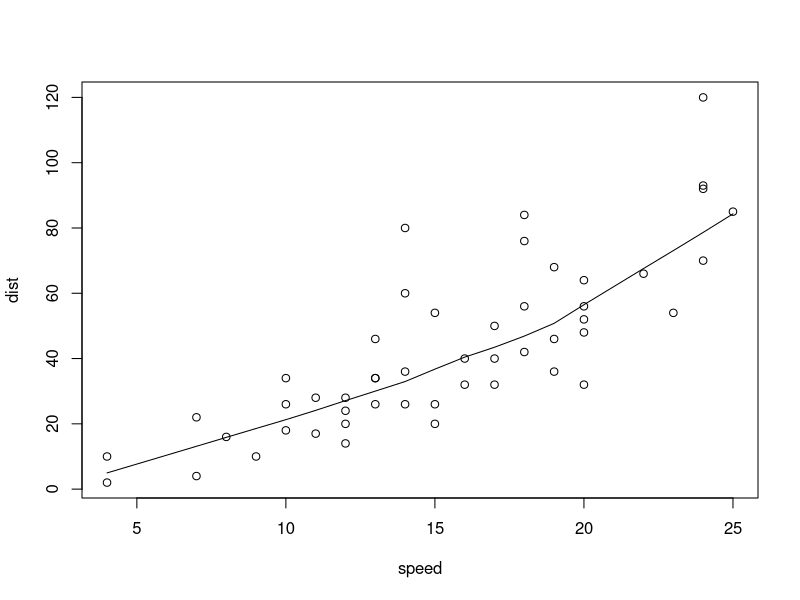
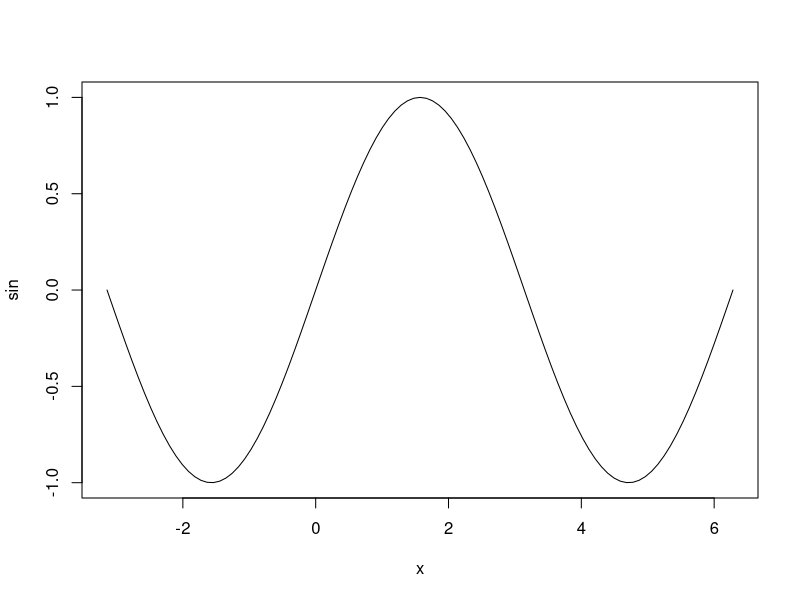
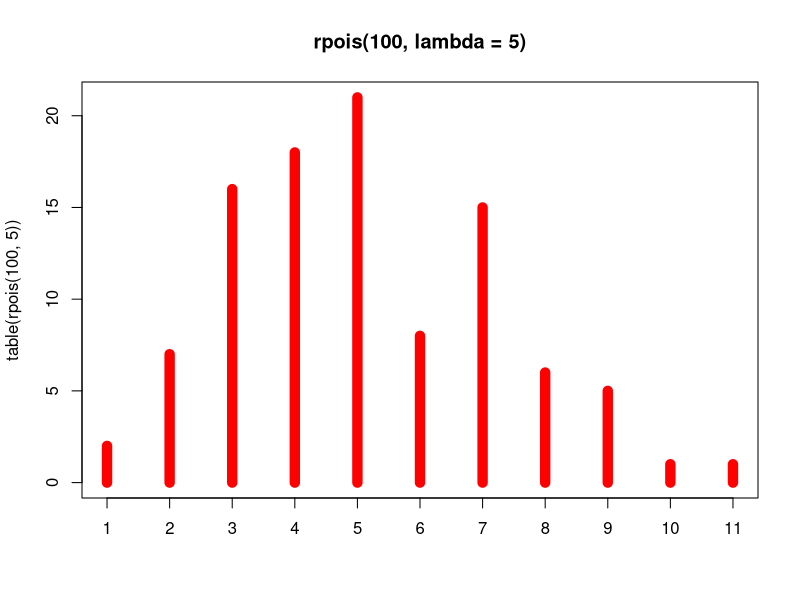
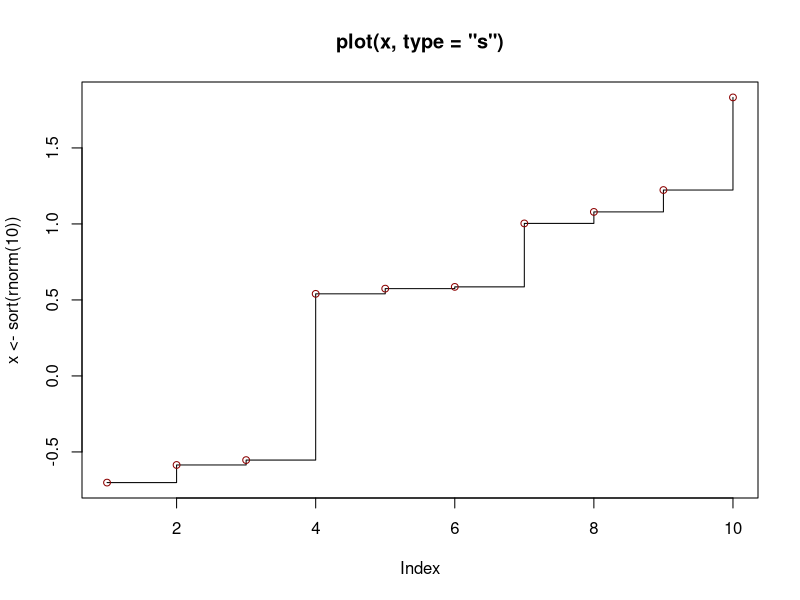
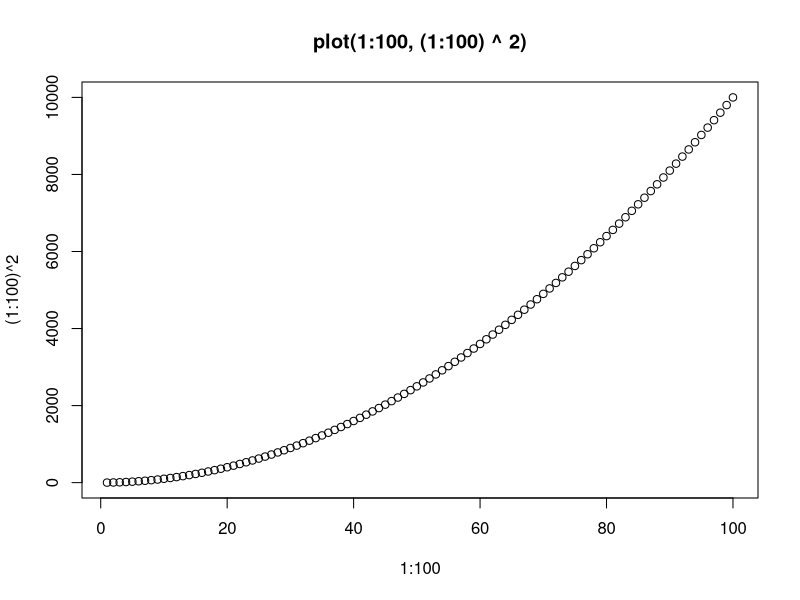
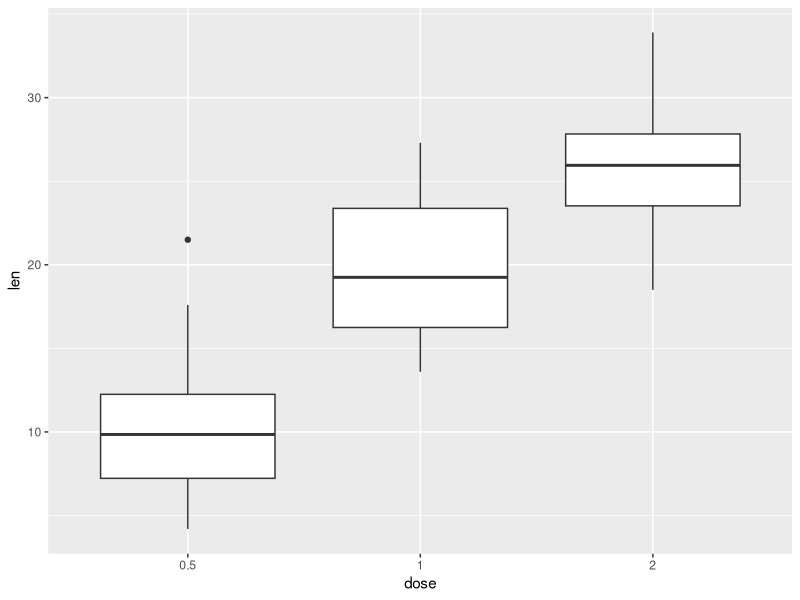
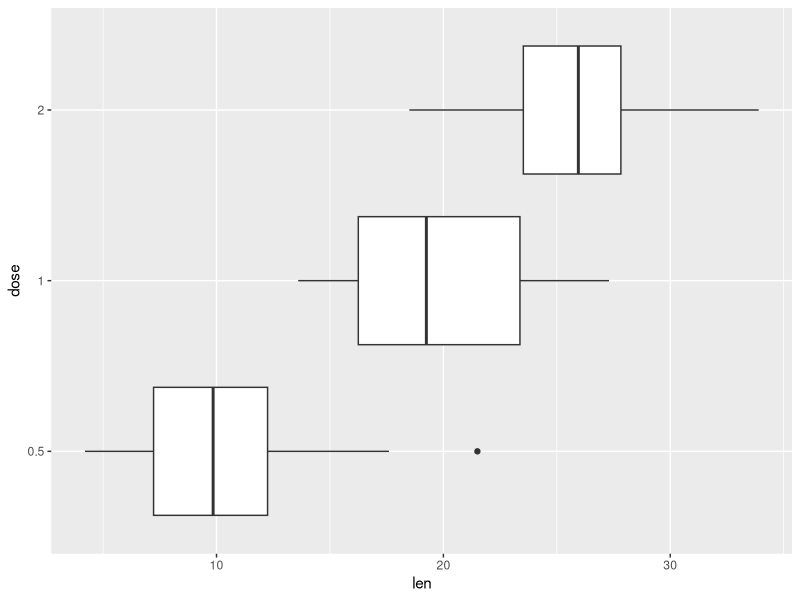
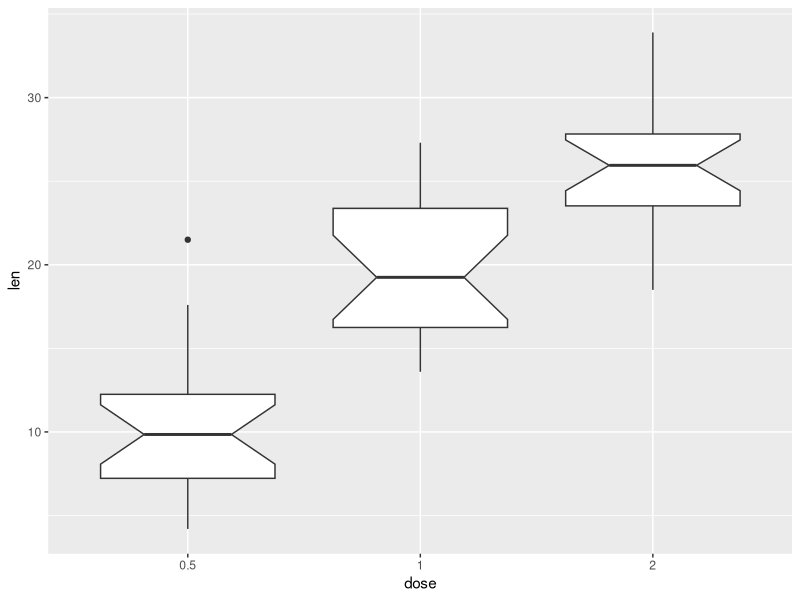

Write R code to recreate these figures, in order. (Note: this script raises an error after producing the figures.)
### plot

# NOT RUN {

require(stats) # for lowess, rpois, rnorm

plot(cars)
str(cars)
lines(lowess(cars))

plot(sin, -pi, 2*pi) # see ?plot.function

## Discrete Distribution Plot:

plot(table(rpois(100, 5)), type = "h", col = "red", lwd = 10,
     main = "rpois(100, lambda = 5)")

## Simple quantiles/ECDF, see ecdf() {library(stats)} for a better one:

plot(x <- sort(rnorm(10)), type = "s", main = "plot(x, type = \"s\")")

points(x, cex = .9, col = "dark red")

##

plot(1:100, (1:100) ^ 2, main = "plot(1:100, (1:100) ^ 2)")

## box plot 

library(ggplot2)

ToothGrowth$dose <- as.factor(ToothGrowth$dose)
head(ToothGrowth)

# Basic box plot

p <- ggplot(ToothGrowth, aes(x=dose, y=len)) + geom_boxplot()
p
# Rotate the box plot
p + coord_flip()

# Notched box plot
ggplot(ToothGrowth, aes(x=dose, y=len)) + geom_boxplot(notch=TRUE)
# Change outlier, color, shape and size

ggplot(ToothGrowth, aes(x=dose, y=len)) + geom_boxplot(outlier.colour="red", outlier.shape=8, outlier.size=4)

##

x <- c(1:100)

quantile(x)  #  1.00  25.75  50.50  75.25 100.00 

x <- c(0:100) # 0   25   50   75  100 

summary(x)
sd(x)
var(x)

boxplot(x)

x <- append(x, 150)

boxplot(x, outline = F)

? boxplot

y <- rnorm(100)
y

y <- sample(1:100, 50, replace=T)
y
boxplot(y)
identify(rep(1, length(y)), y, labels = seq_along(y))

plot(y)

## dataframe

y <- data.frame("v1" = c(1, 2, 3, 4, 5),
                     "v2" = c(24, 25, 42, 56, 22), "v3"=c(11:15))
boxplot(v3 ~ v1, y)

plot(v3 ~ v1,y)

plot(data=y, v3~v1, type = "c", lty = 1, lwd = 1, col = "blue")  

?plot$type

# 

x <- seq(0.5, 1.5, 0.25)
y <- rep(1, length(x))
plot(x, y, type="n")

points(x, y, type="b")
points(x, y, type="o", lty=3)
points(x, y, type="h")

# 
# 1. Create some variables
x <- 1:10
y1 <- x*x
y2  <- 2*y1

# 2. Plot a first line
plot(x, y1, type = "b", frame = FALSE, pch = 19,
     col = "red", xlab = "x", ylab = "y", 
     lty = 1, lwd = 1)

# 3. Add a second line
lines(x, y2, pch = 18, col = "blue", type = "b", 
      lty = 2, lwd = 1)

# 4. Add a legend to the plot and set legend lty
legend("topleft", legend = c("Line 1", "Line 2"),
       col = c("red", "blue"), lty = 1:2, cex = 0.8)



## 

y <- data.frame()

x <- c("name", "age", "gender")
colnames(y) <- x

#

df <- data.frame(matrix(ncol = 3, nrow = 0))
x <- c("name", "age", "gender")
colnames(df) <- x

# 

sample(state.name, 10)

##

# 1. Create some variables
x <- 1:10
y1 <- x*x
y2  <- 2*y1

# 2. Plot a first line
plot(x, y1, type = "b", frame = FALSE, pch = 19,
     col = "red", xlab = "x", ylab = "y", 
     lty = 1, lwd = 1)

# 3. Add a second line
lines(x, y2, pch = 18, col = "blue", type = "b", 
      lty = 2, lwd = 1)


##
plot(
    1:25, 
    cex  = 3,
    lwd  = 3,
    pch  = 1:25, 
    col  = rainbow(25), 
    bg   = c(rep(NA, 20), terrain.colors(5)),
    main = "plot(1:25, pch = 1:25, ...)"
)


##

plot(
    (1:100) ^ 2, 
    type = "l", 
    main = 'plot((1:100) ^ 2, type = "l")'
)

##

plot(
    (1:100) ^ 2, 
    type = "l", 
    lty  = "dashed",
    lwd  = 3,
    col  = "chocolate", 
    main = 'plot((1:100) ^ 2, type = "l", lty = "dashed", ...)'
)

##

with(
    cars, 
    plot(speed, dist, main = "with(cars, plot(speed, dist))")
)

##

plot(extra ~ group, sleep, main = "plot(extra ~ group, sleep)")

?plot

## sleep 


